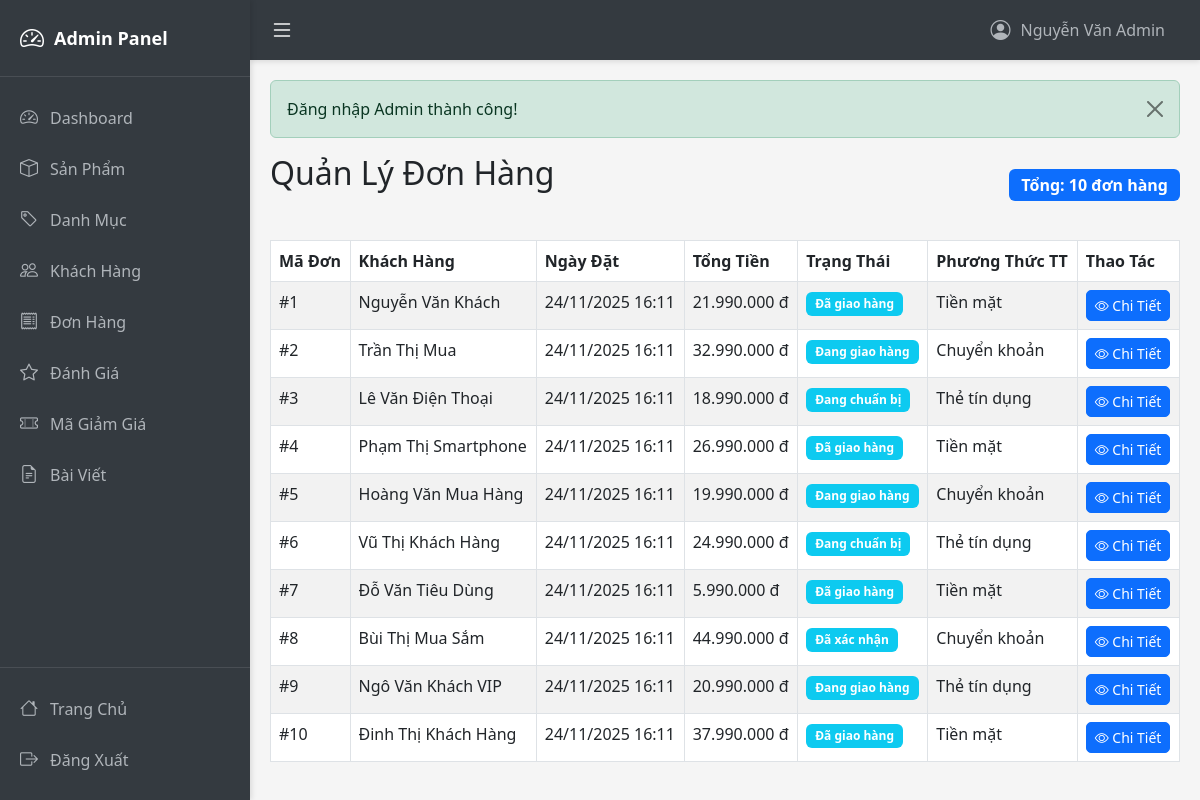
The page /admin/orders (signed in) on the database its author committed.
### tables this page shows
CREATE TABLE Orders (
  order_id INT AUTO_INCREMENT PRIMARY KEY,
  customer_id INT,
  employee_id INT,
  order_date DATETIME DEFAULT CURRENT_TIMESTAMP,
  total_amount DECIMAL(12,2),
  order_status_id INT,
  payment_method VARCHAR(50),
  note TEXT,
  FOREIGN KEY (customer_id) REFERENCES Customers(customer_id) ON DELETE SET NULL,
  FOREIGN KEY (employee_id) REFERENCES Employees(employee_id) ON DELETE SET NULL,
  FOREIGN KEY (order_status_id) REFERENCES Order_Status(order_status_id) ON DELETE SET NULL
);

CREATE TABLE Customers (
  customer_id INT AUTO_INCREMENT PRIMARY KEY,
  full_name VARCHAR(100),
  phone_number VARCHAR(15),
  email VARCHAR(100),
  address VARCHAR(255),
  gender VARCHAR(10),
  date_of_birth DATE,
  created_at DATETIME DEFAULT CURRENT_TIMESTAMP
);

CREATE TABLE Order_Status (
  order_status_id INT AUTO_INCREMENT PRIMARY KEY,
  status_name VARCHAR(50),
  description TEXT
);

### controllers/AdminController.php (called while the page is built, shortened)
<?php
class AdminController extends BaseController {
    private $orderModel;
    public function __construct() {
        $this->orderModel = new OrderModel();
    }
    public function orders() {
        $orders = $this->orderModel->getAllOrders();
        $data = [
            'orders' => $orders,
            'pageTitle' => 'Quản Lý Đơn Hàng'
        ];
        $this->view('admin/orders/index', $data, true);
    }
}
?>

### models/BaseModel.php (called while the page is built, shortened)
<?php
class BaseModel {
    public function __construct() {
        $db = new Database();
        $this->conn = $db->getConnection();
    }
}
?>

### config/database.php (called while the page is built, shortened)
<?php
class Database {
    private $host = "localhost";
    private $db_name = "inventory_system";
    private $username = "root";
    private $password = "";
    public function getConnection() {
        $this->conn = null;
        try {
            $this->conn = new PDO(
                "mysql:host=" . $this->host . ";dbname=" . $this->db_name . ";charset=utf8mb4",
                $this->username,
                $this->password
            );
            $this->conn->setAttribute(PDO::ATTR_ERRMODE, PDO::ERRMODE_EXCEPTION);
            $this->conn->setAttribute(PDO::ATTR_DEFAULT_FETCH_MODE, PDO::FETCH_ASSOC);
        } catch(PDOException $e) {
            echo "Connection error: " . $e->getMessage();
        }
        return $this->conn;
    }
}
?>

### models/OrderModel.php (called while the page is built, shortened)
<?php
class OrderModel extends BaseModel {
    public function getAllOrders($limit = null, $offset = 0) {
        $sql = "SELECT o.*, c.full_name as customer_name, os.status_name
                FROM Orders o
                LEFT JOIN Customers c ON o.customer_id = c.customer_id
                LEFT JOIN Order_Status os ON o.order_status_id = os.order_status_id
                ORDER BY o.order_date DESC";
        $stmt = $this->conn->prepare($sql);
        $stmt->execute();
        return $stmt->fetchAll();
    }
}
?>

### views/admin/orders/index.php (the view)
<?php
require_once dirname(dirname(__DIR__)) . "/admin/layouts/header.php";
?>
<div class="d-flex justify-content-between align-items-center mb-4">
    <h2 class="mb-4">Quản Lý Đơn Hàng</h2>
    <span class="badge bg-primary fs-6">
        Tổng: <?= count($orders) ?> đơn hàng
    </span>
</div>
<div class="table-responsive">
    <table class="table table-striped table-bordered">
        <thead>
            <tr>
                <th>Mã Đơn</th>
                <th>Khách Hàng</th>
                <th>Ngày Đặt</th>
                <th>Tổng Tiền</th>
                <th>Trạng Thái</th>
                <th>Phương Thức TT</th>
                <th>Thao Tác</th>
            </tr>
        </thead>
        <tbody>
            <?php if (empty($orders)): ?>
                <tr>
                    <td colspan="7" class="text-center">Chưa có đơn hàng nào</td>
                </tr>
            <?php else: ?>
                <?php foreach ($orders as $order): ?>
                    <tr>
                        <td>#<?= $order['order_id'] ?></td>
                        <td><?= htmlspecialchars($order['customer_name']) ?></td>
                        <td><?= date('d/m/Y H:i', strtotime($order['order_date'])) ?></td>
                        <td><?= number_format($order['total_amount'], 0, ',', '.') ?> đ</td>
                        <td><span class="badge bg-info"><?= htmlspecialchars($order['status_name']) ?></span></td>
                        <td><?= htmlspecialchars($order['payment_method']) ?></td>
                        <td>
                            <a href="<?= BASE_URL ?>admin/orderDetail/<?= $order['order_id'] ?>" class="btn btn-sm btn-primary">
                                <i class="bi bi-eye"></i> Chi Tiết
                            </a>
                        </td>
                    </tr>
                <?php endforeach; ?>
            <?php endif; ?>
        </tbody>
    </table>
</div>
<?php require_once dirname(dirname(__DIR__)) . "/admin/layouts/footer.php"; ?>

### public/css/admin.css (style rules this page uses)
:root { --sidebar-width: 250px; --sidebar-collapsed-width: 70px; --topbar-height: 60px; --primary-color: #343a40; --secondary-color: #495057; --accent-color: #007bff; }
* { margin: 0; padding: 0; box-sizing: border-box; }
body { background-color: #f5f5f5; display: flex; flex-direction: column; }
.table { background-color: white; }
.table thead { background-color: #f8f9fa; }
.btn { border-radius: 5px; }
.badge { padding: 0.5em 0.75em; }

### rows shown on the page
orders: order_id "1", customer.full_name "Nguyễn Văn Khách", order_date "24/11/2025 16:11", total_amount "21.990.000", order_status.status_name "Đã giao hàng", payment_method "Tiền mặt"
orders: order_id "2", customer.full_name "Trần Thị Mua", order_date "24/11/2025 16:11", total_amount "32.990.000", order_status.status_name "Đang giao hàng", payment_method "Chuyển khoản"
orders: order_id "3", customer.full_name "Lê Văn Điện Thoại", order_date "24/11/2025 16:11", total_amount "18.990.000", order_status.status_name "Đang chuẩn bị", payment_method "Thẻ tín dụng"
orders: order_id "4", customer.full_name "Phạm Thị Smartphone", order_date "24/11/2025 16:11", total_amount "26.990.000", order_status.status_name "Đã giao hàng", payment_method "Tiền mặt"
orders: order_id "5", customer.full_name "Hoàng Văn Mua Hàng", order_date "24/11/2025 16:11", total_amount "19.990.000", order_status.status_name "Đang giao hàng", payment_method "Chuyển khoản"
orders: order_id "6", customer.full_name "Vũ Thị Khách Hàng", order_date "24/11/2025 16:11", total_amount "24.990.000", order_status.status_name "Đang chuẩn bị", payment_method "Thẻ tín dụng"
orders: order_id "7", customer.full_name "Đỗ Văn Tiêu Dùng", order_date "24/11/2025 16:11", total_amount "5.990.000", order_status.status_name "Đã giao hàng", payment_method "Tiền mặt"
orders: order_id "8", customer.full_name "Bùi Thị Mua Sắm", order_date "24/11/2025 16:11", total_amount "44.990.000", order_status.status_name "Đã xác nhận", payment_method "Chuyển khoản"
orders: order_id "9", customer.full_name "Ngô Văn Khách VIP", order_date "24/11/2025 16:11", total_amount "20.990.000", order_status.status_name "Đang giao hàng", payment_method "Thẻ tín dụng"
orders: order_id "10", customer.full_name "Đinh Thị Khách Hàng", order_date "24/11/2025 16:11", total_amount "37.990.000", order_status.status_name "Đã giao hàng", payment_method "Tiền mặt"

### other values the page prints
$_SESSION['admin_name'] "Nguyễn Văn Admin"
$_SESSION['success'] "Đăng nhập Admin thành công!"
count($orders) "10"
